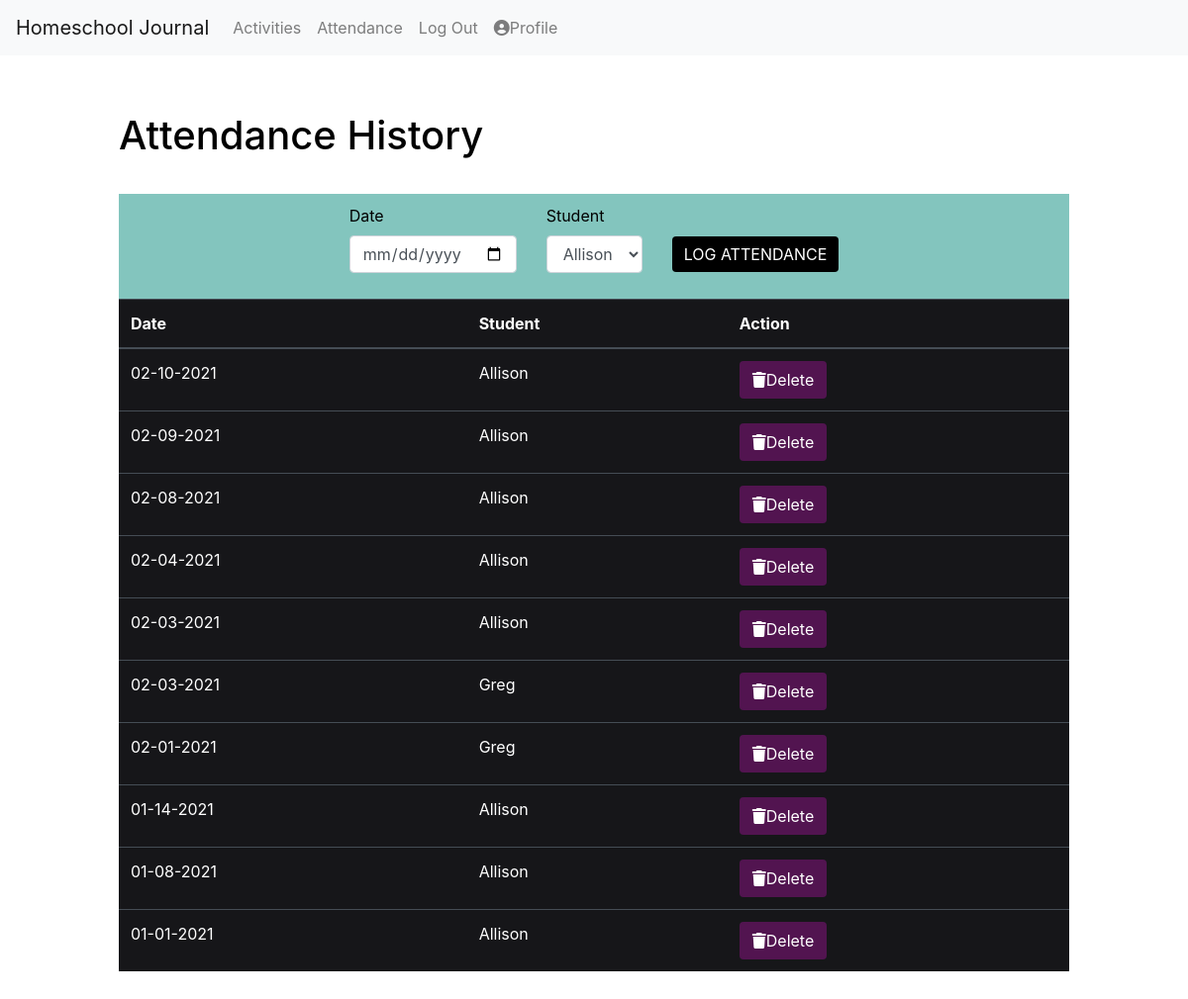
Page /attendance (signed in) on the committed database.
### app/models.py (models this page shows, shortened)
class Attendance(db.Model):
    id = db.Column(db.Integer, primary_key=True)
    user_id = db.Column(db.Integer, db.ForeignKey('user.id'), index=True)
    attendance_date = db.Column(db.String(64), index=True)
    student_id = db.Column(db.Integer, db.ForeignKey('student.id'))

class Student(db.Model):
    id = db.Column(db.Integer, primary_key=True)
    student_name = db.Column(db.String(64), index=True)
    user_id = db.Column(db.Integer, db.ForeignKey('user.id'))
    attendance = db.relationship('Attendance', backref='student', lazy='dynamic')
    activities = db.relationship('Activity', backref='student', lazy='dynamic')
    def __str__(self):
        return self.student_name

### app/routes.py (the view, shortened to what this page needs)
@app.route('/attendance', methods=('GET', 'POST'))
@login_required
def attend():
    attendance_records = current_user.attendance.order_by(Attendance.attendance_date.desc()).all()
    students = current_user.students
    form = AddAttendanceForm()
    form.student.choices = students
    return render_template('attend.html', attendance_records=attendance_records, form=form)

### app/forms.py
class AddAttendanceForm(FlaskForm):
    attendance_date = DateField('Date', format='%Y-%m-%d')
    student = SelectField(u'Student', choices=[])
    submit = SubmitField('Log Attendance')

### app/__init__.py (called while the page is built)
@app.template_filter()
def datetime_format_filter(value, format='%m-%d-%Y'):
    return value.strftime(format)

@app.template_filter()
def string_to_datetime_filter(value):
    return datetime.strptime(value, '%Y-%m-%d')

### app/models.py (called while the page is built)
@login.user_loader
def load_user(id):
    return User.query.get(int(id))

### app/templates/attend.html (shortened to what this page needs)
{% extends 'base.html' %}
{% block content %}
    <div>
        <h1>Attendance History</h1>
        <div id="log-container">
            <div class="formwrapper" id="log-attendance">
                <form method="POST" action="/attendance" class="form" role="form" id="log-attendance-form" novalidate>
                    <div class="form-group">
                        {{ form.attendance_date.label }}
                        {{ form.attendance_date(class_='form-control') }}
                    </div>
                    <div class="form-group">
                        {{ form.student.label }}
                        {{ form.student(class_='form-control') }}
                    </div>
                    <p>{{ form.submit(class_='btn btn-primary') }}</p>
                </form>
            </div>
        </div>
        <table class="table table-hover table-dark">
            <thead>
                <tr>
                    <th>Date</th>
                    <th>Student</th>
                    <th>Action</th>
                </tr>
            </thead>
            <tbody>
                {% for record in attendance_records %}
                <tr>
                    <td>{{ record.attendance_date | string_to_datetime_filter | datetime_format_filter }}</td>
                    <td>{{ record.student }}</td>
                    <td><a href="{{ url_for('delete_attendance', id=record.id) }}" class="btn btn-delete btn-xs" onclick="return confirm('Are you sure you want to delete?')"><i class="fas fa-trash"></i>Delete</a></td>
                </tr>
                {% endfor %}
            </tbody>
        </table>
    </div>
{% endblock %}

### app/static/style.css (style rules this page uses)
body { background-color: #FFF; color: #000; }
h1 { font-size: 40px; margin-top: 25px; margin-bottom: 35px; }
#log-container { background-color: #83c5be; padding: 10px; margin: 0 auto; }
#log-attendance { margin: 0 auto; }
#log-attendance-form { display: flex; justify-content: center; }
#log-attendance-form div { margin-right: 30px; }
#log-attendance-form p { margin-top: 33px; }
.table-dark { background-color: #161619; color: #FFFFFF; }
.btn-delete { background-color: #521450; color: #FFFFFF; }
#submit, #modal-add-btn { background-color: #000; text-transform: uppercase; border: none; }

### rows in the picture
Attendance: attendance_date "02-10-2021", student "Allison"
Attendance: attendance_date "02-09-2021", student "Allison"
Attendance: attendance_date "02-08-2021", student "Allison"
Attendance: attendance_date "02-04-2021", student "Allison"
Attendance: attendance_date "02-03-2021", student "Allison"
Attendance: attendance_date "02-03-2021", student "Greg"
Attendance: attendance_date "02-01-2021", student "Greg"
Attendance: attendance_date "01-14-2021", student "Allison"
Attendance: attendance_date "01-08-2021", student "Allison"
Attendance: attendance_date "01-01-2021", student "Allison"
